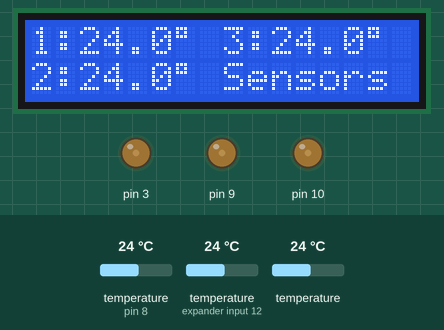
Simulated run of this sketch. Board: Arduino Uno, built with avr-gcc and run on an emulated ATmega328P. On the bench: 16×2 character LCD, output pins drawn as LEDs (lit = HIGH). The test bench sets the inputs (shaded band); at power-on: temperature (sensors on pin 8, expander input 12) 24 °C, temperature 24 °C. What the sketch prints to the serial monitor is not drawn.

Above: at 1.5 s.
1.6 s: temperature (sensor on pin 8) set to 28 °C
At 3.6 s:
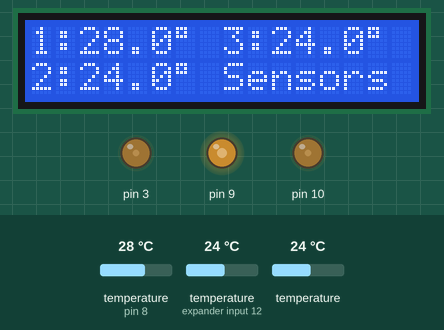
4.2 s: temperature (sensor on expander input 12) set to 28 °C
At 4.8 s:
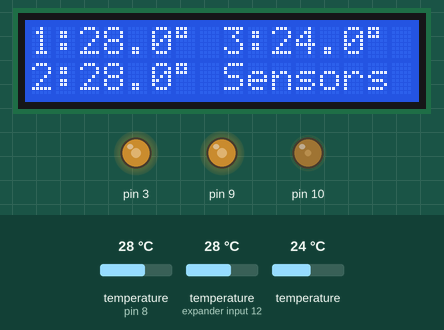
6.7 s: temperature (sensor 208) set to 28 °C
At 8.6 s:
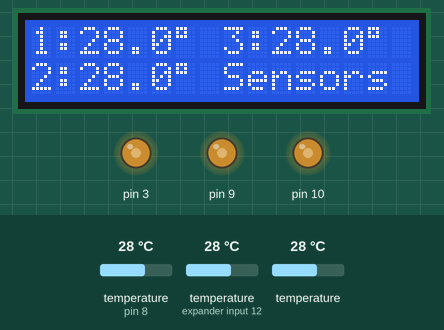
9.6 s: temperature (sensor on pin 8) set to 12 °C
At 11.1 s:
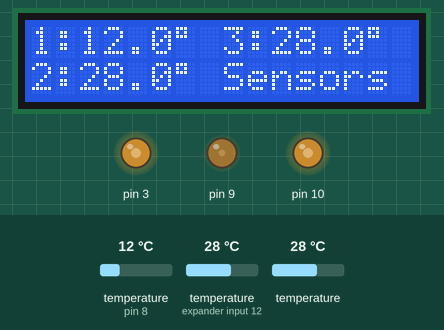
12.1 s: temperature (sensor on expander input 12) set to 12 °C
At 14.6 s:
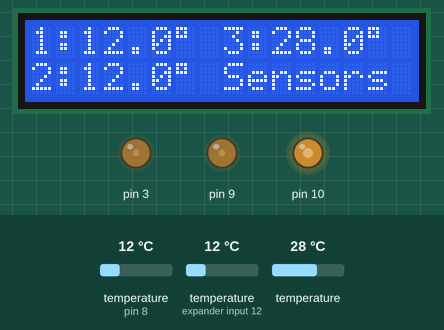
14.9 s: temperature (sensor on pin 8) set to 33 °C
At 16.2 s:
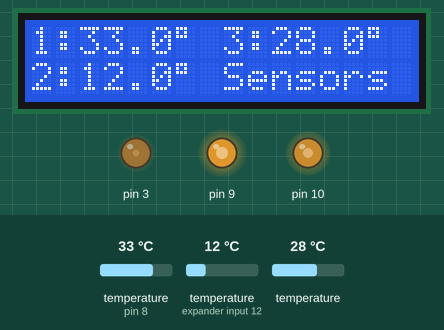
Timing chart, 0 to 17.9 s (numbered marks = the images above; inputs shaded):
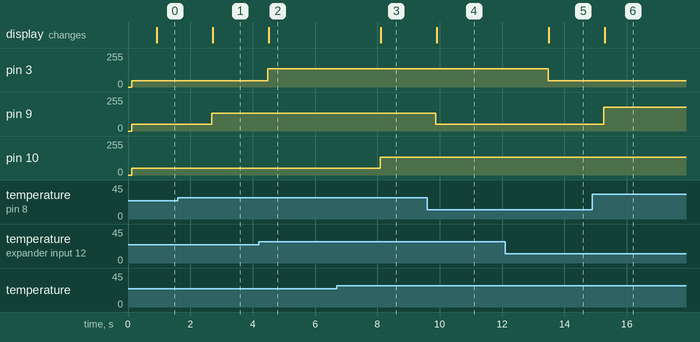

The sketch:

fan_controller.ino
```cpp
#include <OneWire.h>
#include <DallasTemperature.h>
#include <LiquidCrystal.h> // includes the LiquidCrystal Library

// Data wire is conntec to the Arduino digital pin 8
#define ONE_WIRE_BUS 8

// Setup a oneWire instance to communicate with any OneWire devices
OneWire oneWire(ONE_WIRE_BUS);
float set_temp = 24.0; // if temp lower than set the fan will idle at lowest speed
float max_temp = 30.0; // if temp higher than max the fan run at full blast

float max_power_frac = 0.7; // The maximum power fraction that the fans can be set to e.g 0.7 will run the fans at 70%
float min_power_frac = 0.2; // The maximum power fraction that the fans can be set to e.g 0.7 will run the fans at 70%
// Pass our oneWire reference to Dallas Temperature sensor
DallasTemperature sensors(&oneWire);

int numberOfDevices; // Number of temperature devices found
DeviceAddress tempDeviceAddress;
DeviceAddress Thermometer;

uint8_t sens1_ID[8] = {0x28, 0x13, 0xE3, 0x16, 0xA8, 0x01, 0x3C, 0xB3};  // Address of sensor 1
uint8_t sens2_ID[8] = {0x28, 0x90, 0xE7, 0x16, 0xA8, 0x01, 0x3C, 0x1F};  // Address of sensor 2
uint8_t sens3_ID[8] = {0x28, 0xBF, 0xC1, 0x16, 0xA8, 0x01, 0x3C, 0xE9};  // Address of sensor 3

int deviceCount = 0;

LiquidCrystal lcd(2, 5, 6, 11, 4, 7); // Creates an LCD object. Parameters: (rs, enable, d4, d5, d6, d7)

//configure Timer 1 (pins 9,10) to output 25kHz PWM
// function to print a device address
void printAddress(DeviceAddress deviceAddress)
{
  for (uint8_t i = 0; i < 8; i++)
  {
    Serial.print("0x");
    if (deviceAddress[i] < 0x10) Serial.print("0");
    Serial.print(deviceAddress[i], HEX);
    if (i < 7) Serial.print(", ");
  }
  Serial.println("");
}

void setupTimer1(){
    //Set PWM frequency to about 25khz on pins 9,10 (timer 1 mode 10, no prescale, count to 320)
    TCCR1A = (1 << COM1A1) | (1 << COM1B1) | (1 << WGM11);
    TCCR1B = (1 << CS10) | (1 << WGM13);
    ICR1 = 320;
    OCR1A = 0;
    OCR1B = 0;
}
//configure Timer 2 (pin 3) to output 25kHz PWM. Pin 11 will be unavailable for output in this mode
void setupTimer2(){
    //Set PWM frequency to about 25khz on pin 3 (timer 2 mode 5, prescale 8, count to 79)
    TIMSK2 = 0;
    TIFR2 = 0;
    TCCR2A = (1 << COM2B1) | (1 << WGM21) | (1 << WGM20);
    TCCR2B = (1 << WGM22) | (1 << CS21);
    OCR2A = 79;
    OCR2B = 0;
}
//equivalent of analogWrite on pin 9
void setPWMF1(float f){
    f=f<0?0:f>1?1:f;
    OCR1A = (uint16_t)(320*f);
}
//equivalent of analogWrite on pin 10
void setPWMF3(float f){
    f=f<0?0:f>1?1:f;
    OCR1B = (uint16_t)(320*f);
}
//equivalent of analogWrite on pin 3
void setPWMF2(float f){
    f=f<0?0:f>1?1:f;
    OCR2B = (uint8_t)(79*f);
}

void setup(){
    lcd.begin(16, 2);
    lcd.clear();
    lcd.print("Init Arduino"); // Splash screen when arduino boots up

    //enable outputs for Timer 1
    Serial.begin(9600);
  // Start up the library
    sensors.begin();

    // Grab a count of devices on the wire

  // locate devices on the bus
    Serial.println("Locating devices...");
    Serial.print("Found ");
    deviceCount = sensors.getDeviceCount();
    Serial.print(deviceCount, DEC);
    Serial.println(" devices.");
    Serial.println("");

  for (int i = 0;  i < deviceCount;  i++)
  {
    Serial.print("Sensor ");
    Serial.print(i+1);
    Serial.print(" : ");
    sensors.getAddress(Thermometer, i);
    printAddress(Thermometer); // prints the address of each connected sensor
  }
    // Configuring pins 9,10,3 to output the PWM frequency
    pinMode(9,OUTPUT); //1A
    pinMode(10,OUTPUT); //1B
    setupTimer1();
    //enable outputs for Timer 2
    pinMode(3,OUTPUT); //2
    setupTimer2();
    //note that pin 11 will be unavailable for output in this mode!
    //example...
    setPWMF1(0.2f); //set duty to 20% on pin 9 labeled 'fan 1'
    setPWMF2(0.2f); //set duty to 20% on pin 3 'fan 2'
    setPWMF3(0.2f); //set duty to 20% on pin 10 'fan 3'
}

void adjust_speed(int fan_ID, float sens_temp) // function to adjust the fan speed based on he sensor temperature
{
  float temp_frac = 0.5;
  if (sens_temp > max_temp)
    { temp_frac = max_power_frac; // set fan to full power if temp above max
    }
    else if (sens_temp > set_temp)
    {
      float power_frac = (max_power_frac-min_power_frac)*(sens_temp-set_temp)/(max_temp-set_temp)+min_power_frac;
      temp_frac = power_frac; // proportionally ramp up fan speed
    }
    else
    { temp_frac = min_power_frac;
    }

    if (fan_ID == 1) // yeah it's gross, I know
    {setPWMF1(temp_frac);
    }
    else if(fan_ID == 2)
    {setPWMF2(temp_frac);
    }
    else if(fan_ID == 3)
    {setPWMF3(temp_frac);
    }
}

void loop(){
    sensors.requestTemperatures();

    Serial.print("Sensor 1 Temp: ");
    float temp1 = sensors.getTempC(sens1_ID);
    adjust_speed(1,temp1);
    Serial.print(temp1);
    Serial.print(" C | ");

    Serial.print("Sensor 2 Temp: ");

    float temp2 = sensors.getTempC(sens2_ID);
    adjust_speed(2,temp2);
    Serial.print(temp2);
    Serial.print(" C | ");

    Serial.print("Sensor 3 Temp: ");

    float temp3 = sensors.getTempC(sens3_ID);
    adjust_speed(3,temp3);
    Serial.print(temp3);
    Serial.print(" C ");
    Serial.print("\n");
    lcd.clear();
    lcd.setCursor(0, 0);
    lcd.print("1:");
    if (temp1>-100)
    {
      lcd.print(temp1,1);
      lcd.print((char)223);
    }
    else
    {
      lcd.print("NA");
    }
    lcd.setCursor(0, 1);
    lcd.print("2:");
    if (temp2>-100)
    {
      lcd.print(temp2,1);
      lcd.print((char)223);
    }
    else
    {
      lcd.print("NA");
    }
    lcd.setCursor(8, 0);
    lcd.print("3:");
    if (temp3>-100)
    {
      lcd.print(temp3,1);
      lcd.print((char)223);
    }
    else
    {
      lcd.print("NA");
    }
    lcd.setCursor(8, 1);
    lcd.print("Sensors");
    delay(1000);
}
```

Measured:
- after the input at 1.6 s, pin 9: 51/255 → 135/255 after 1.1 s; the display: changes after 1.1 s (image 1)
- after the input at 4.2 s, pin 3: 48/255 → 136/255 after 0.29 s; the display: changes after 0.31 s (image 2)
- after the input at 6.7 s, pin 10: 51/255 → 135/255 after 1.4 s; the display: changes after 1.4 s (image 3)
- after the input at 9.6 s, pin 9: 135/255 → 51/255 after 0.27 s; the display: changes after 0.30 s (image 4)
- after the input at 12.1 s, pin 3: 136/255 → 48/255 after 1.4 s; the display: changes after 1.4 s (image 5)
- after the input at 14.9 s, pin 9: 51/255 → 179/255 after 0.36 s; the display: changes after 0.40 s (image 6)
